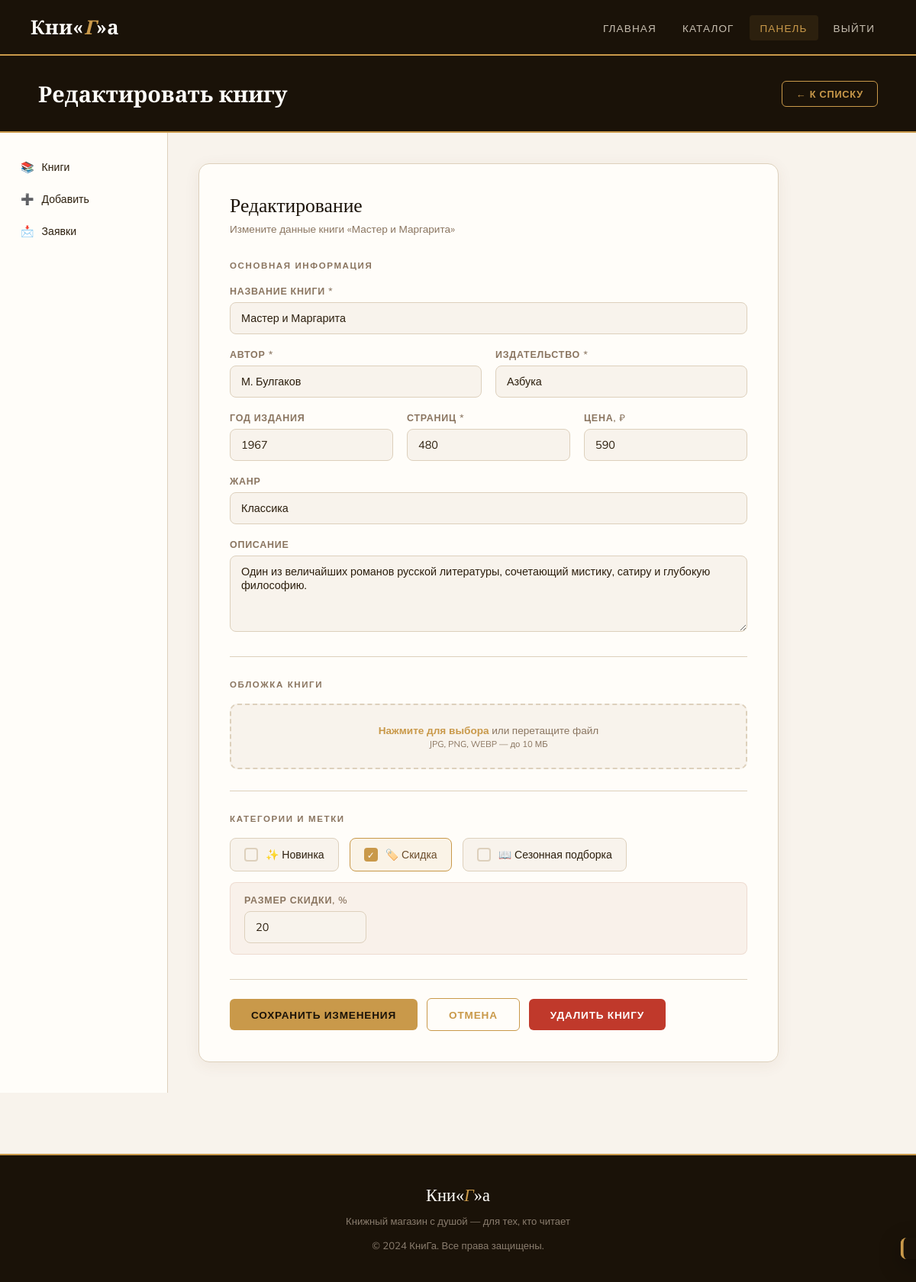
Screenshot of /admin/edit/1 (signed in) with the database file from the repository.
### bookstore/models.py (models this page shows, shortened)
class Book(db.Model):
    __tablename__ = 'books'
    id = db.Column(db.Integer, primary_key=True)
    title = db.Column(db.String(255), nullable=False)
    author = db.Column(db.String(255), nullable=False)
    pages = db.Column(db.Integer, nullable=False)
    publisher = db.Column(db.String(255), nullable=False)
    cover_url = db.Column(db.String(500), default='/static/img/book_placeholder.jpg')
    description = db.Column(db.Text, default='')
    price = db.Column(db.Float, default=0.0)
    genre = db.Column(db.String(100), default='')
    year = db.Column(db.Integer, default=2024)
    is_new = db.Column(db.Boolean, default=False)
    is_sale = db.Column(db.Boolean, default=False)
    sale_percent = db.Column(db.Integer, default=0)
    is_seasonal = db.Column(db.Boolean, default=False)
    created_at = db.Column(db.DateTime, default=datetime.utcnow)

### bookstore/routes.py (the view, shortened to what this page needs)
@main.route('/admin/edit/<int:id>', methods=['GET', 'POST'])
@admin_required
def admin_edit(id):
    book = Book.query.get_or_404(id)
    return render_template('admin_form.html', book=book, action='edit')

### bookstore/routes.py (called while the page is built)
def admin_required(f):
    from functools import wraps
    @wraps(f)
    def decorated(*args, **kwargs):
        if not session.get('admin'):
            return redirect(url_for('main.login'))
        return f(*args, **kwargs)
    return decorated

### bookstore/templates/admin_form.html (shortened to what this page needs)
{% extends 'base.html' %}
{% block content %}
<div class="admin-header">
    <div>
        <h1>{% if action == 'add' %}Добавить книгу{% else %}Редактировать книгу{% endif %}</h1>
    </div>
    <div>
        <a href="/admin" class="btn btn-outline" style="font-size:0.8rem; padding:8px 18px;">← К списку</a>
    </div>
</div>
<div class="admin-layout">
    <nav class="admin-nav">
        <a href="/admin"><span>📚</span> Книги</a>
        <a href="/admin/add" {% if action == 'add' %}class="active"{% endif %}><span>➕</span> Добавить</a>
        <a href="/admin/requests"><span>📩</span> Заявки</a>
    </nav>
    <div class="form-page">
        <div class="form-card">
            <div class="form-title">{% if action == 'add' %}Новая книга{% else %}Редактирование{% endif %}</div>
            <div class="form-subtitle">
                {% if action == 'add' %}Заполните информацию о книге{% else %}Измените данные книги «{{ book.title }}»{% endif %}
            </div>
            <form method="POST" enctype="multipart/form-data">
                <div class="section-title">Основная информация</div>
                <div class="form-group">
                    <label>Название книги *</label>
                    <input type="text" name="title" placeholder="Введите название"
                           value="{{ book.title if book else '' }}" required>
                </div>
                <div class="form-row">
                    <div class="form-group">
                        <label>Автор *</label>
                        <input type="text" name="author" placeholder="Имя автора"
                               value="{{ book.author if book else '' }}" required>
                    </div>
                    <div class="form-group">
                        <label>Издательство *</label>
                        <input type="text" name="publisher" placeholder="Название издательства"
                               value="{{ book.publisher if book else '' }}" required>
                    </div>
                </div>
                <div class="form-row-3">
                    <div class="form-group">
                        <label>Год издания</label>
                        <input type="number" name="year" placeholder="2024" min="1000" max="2099"
                               value="{{ book.year if book else '2024' }}">
                    </div>
                    <div class="form-group">
                        <label>Страниц *</label>
                        <input type="number" name="pages" placeholder="320" min="1"
                               value="{{ book.pages if book else '' }}" required>
                    </div>
                    <div class="form-group">
                        <label>Цена, ₽</label>
                        <input type="number" name="price" placeholder="490" min="0" step="1"
                               value="{{ book.price | int if book else '' }}">
                    </div>
                </div>
                <div class="form-group">
                    <label>Жанр</label>
                    <input type="text" name="genre" list="genre-list" placeholder="Классика, Фантастика..."
                           value="{{ book.genre if book else '' }}">
                </div>
                <div class="form-group">
                    <label>Описание</label>
                    <textarea name="description" placeholder="Краткое описание книги...">{{ book.description if book else '' }}</textarea>
                </div>
                <div class="form-divider"></div>
                <div class="section-title">Обложка книги</div>
                <div class="cover-upload-area" onclick="document.getElementById('cover-input').click()">
                    <div class="upload-text">
                        <strong>Нажмите для выбора</strong> или перетащите файл<br>
                        <small>JPG, PNG, WEBP — до 10 МБ</small>
                    </div>
                </div>
                <div class="form-divider"></div>
                <div class="section-title">Категории и метки</div>
                <div class="toggle-group" id="toggles">
                    <label class="toggle-item {% if book and book.is_new %}checked{% endif %}"
                           onclick="toggleCheck(this)">
                        <div class="toggle-dot">✓</div>
                        ✨ Новинка
                    </label>
                    <label class="toggle-item {% if book and book.is_sale %}checked{% endif %}"
                           id="sale-toggle" onclick="toggleCheck(this); toggleSaleExtra()">
                        <div class="toggle-dot">✓</div>
                        🏷️ Скидка
                    </label>
                    <label class="toggle-item {% if book and book.is_seasonal %}checked{% endif %}"
                           onclick="toggleCheck(this)">
                        <div class="toggle-dot">✓</div>
                        📖 Сезонная подборка
                    </label>
                </div>
                <div id="sale-extra" {% if book and book.is_sale %}style="display:block"{% endif %}>
                    <div class="form-group" style="margin-bottom:0;">
                        <label>Размер скидки, %</label>
                        <input type="number" name="sale_percent" min="1" max="99"
                               placeholder="Например: 20"
                               value="{{ book.sale_percent if book else '' }}"
                               style="max-width:160px;">
                    </div>
                </div>
                <div class="form-actions">
                    <button type="submit" class="btn btn-primary">
                        {% if action == 'add' %}Добавить книгу{% else %}Сохранить изменения{% endif %}
                    </button>
                    <a href="/admin" class="btn btn-outline">Отмена</a>
                    {% if action == 'edit' %}
                    <form method="POST" action="/admin/delete/{{ book.id }}" style="margin:0 0 0 auto;"
                          onsubmit="return confirm('Удалить книгу?')">
                        <button type="submit" class="btn btn-danger">Удалить книгу</button>
                    </form>
                    {% endif %}
                </div>
            </form>
        </div>
    </div>
</div>
{% endblock %}

### bookstore/templates/base.html (style rules this page uses)
:root { --cream: #F8F3EC; --dark: #1A1208; --warm-brown: #6B4C2A; --gold: #C9994A; --gold-light: #E8C97A; --sage: #7A8C6E; --dusty-rose: #C4856A; --text: #2C1F0E; --text-muted: #8A7560; --border: #DDD0BC; --white: #FFFDF9; }
* { margin: 0; padding: 0; box-sizing: border-box; }
body { font-family: 'Mulish', sans-serif; background: var(--cream); color: var(--text); min-height: 100vh; }
.btn { display: inline-block; padding: 12px 28px; border: none; border-radius: 6px; font-family: 'Mulish', sans-serif; font-size: 0.85rem; font-weight: 600; letter-spacing: 0.06em; text-transform: uppercase; cursor: pointer; text-decoration: none; transition: all 0.25s; }
.btn-primary { background: var(--gold); color: var(--dark); }
.btn-outline { background: transparent; color: var(--gold); border: 1.5px solid var(--gold); }
.btn-danger { background: #C0392B; color: white; }
.form-group { margin-bottom: 16px; }
.form-group label { display: block; font-size: 0.8rem; font-weight: 600; letter-spacing: 0.05em; text-transform: uppercase; color: var(--text-muted); margin-bottom: 6px; }
.form-group input, .form-group textarea, .form-group select { width: 100%; padding: 11px 14px; border: 1.5px solid var(--border); border-radius: 6px; font-family: 'Mulish', sans-serif; font-size: 0.9rem; background: var(--cream); color: var(--text); transition: border-color 0.2s; outline: none; }
.form-group textarea { resize: vertical; min-height: 90px; }

### rows the page displays
Book: title "Мастер и Маргарита", author "М. Булгаков", publisher "Азбука", year "1967", pages "480", price "590", genre "Классика", description "Один из величайших романов русской литературы, сочетающий мистику, сатиру и глубокую философию.", sale_percent "20"
